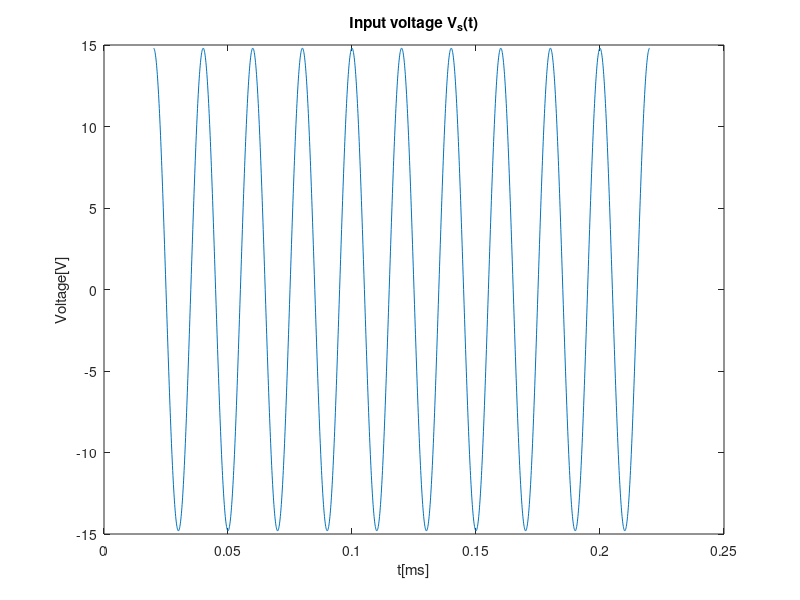
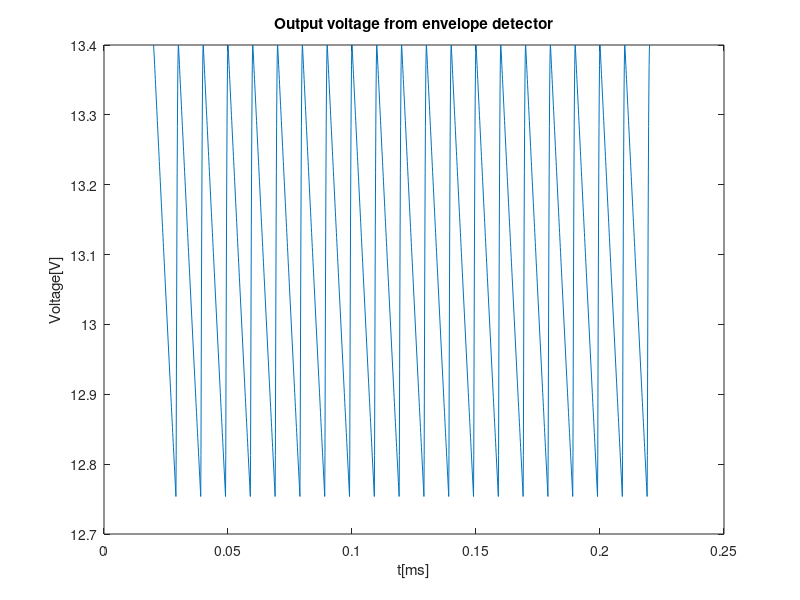
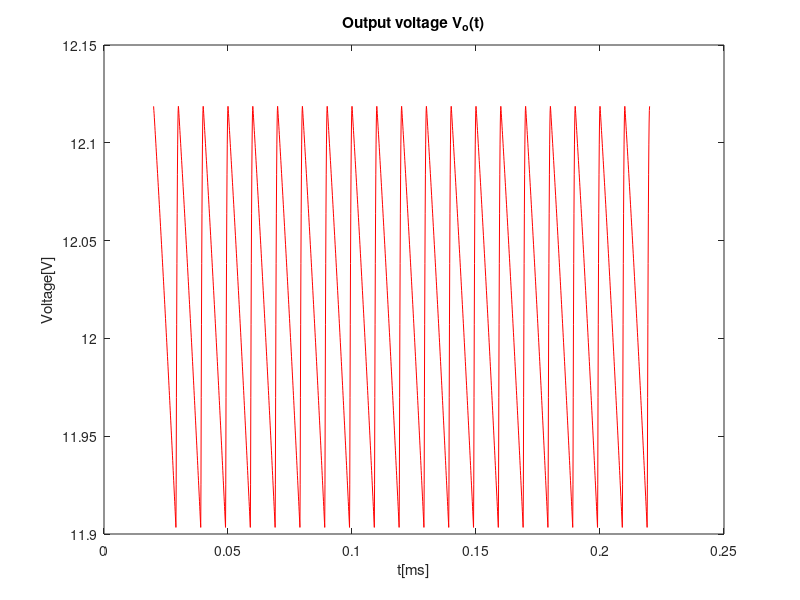
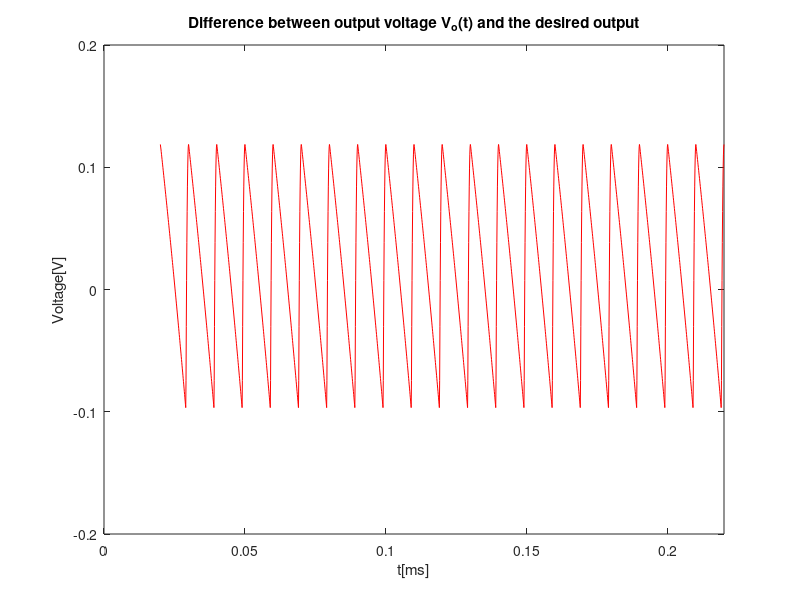

MATLAB code for these plots, in order:
clear;
close all;


f=50;
w=2*pi*f;
R=12.1e3;
C=15e-6;
A=14.8;
t= 20e-3:1e-4:220e-3;

fp = fopen("Circuit.tex","w");
fprintf(fp,"Frequency & %.11f\\\\ \\hline \n",f);
fprintf(fp,"Transformer n:1 ratio & 15.54:1\\\\ \\hline \n");
fprintf(fp,"Transformer amplitude & %.11f\\\\ \\hline \n",A);
fprintf(fp,"R & %.11f\\\\ \\hline \n",R);
fprintf(fp,"C & %.11f\\\\ \\hline \n",C);
fprintf(fp,"Diodes in voltage regulator & 21\\\\ \\hline \n");
fclose(fp)

Vs = A*cos(w*t);
figure;
plot(t,Vs);
%legend("Input voltage");
title("Input voltage V_s(t)");
xlabel('t[ms]');
ylabel('Voltage[V]');
print ("vs.eps", "-depsc");


vOhr = zeros(1, length(t));
vO = zeros(1, length(t));

%Envelope detec solution
tOFF = 1/w * atan(1/w/R/C);
VOnexp = (A-1.4)*cos(w*tOFF)*exp(-(t-tOFF)/(R*C));

for i=1:length(t)
  if (Vs(i) > 0)
    vOhr(i) = Vs(i)-1.4;
  else
    vOhr(i) = -Vs(i)-1.4;
  endif
endfor

figure;
%plot(t,vOhr);
%hold();

for i=1:length(t)
  if t(i) < tOFF
    vO(i) = vOhr(i);
  elseif (VOnexp(i) > vOhr(i))
    vO(i) = VOnexp(i);
  elseif VOnexp(i)<-vOhr(i)
    vO(i)= -VOnexp(i);
  else 
    vO(i) = vOhr(i);
    tOFF=tOFF+1/f/2
    VOnexp = (A-1.4)*cos(w*tOFF)*exp(-(t-tOFF)/R/C);
  endif
endfor

plot(t,vO);
%legend("Envelope")
title("Output voltage from envelope detector")
xlabel('t[ms]');
ylabel('Voltage[V]');
print ("Vc.eps", "-depsc");


%------------------------------------------

%vS=mean(vO)+0*t;
vS=vO;
mean(vO)

%%solve circuit with accurate model

function f = f(vD,vS,R)
Is = 1e-14;
VT=250e-4;
f = vD+R*Is * (exp(vD/VT/21)-1) - vS;
endfunction

function fd = fd(vD,R)
Is = 1e-14;
VT=250e-4;
fd = 1 + R*Is/21/VT * (exp(vD/VT/21)-1);
endfunction

function vD_root = solve_vD (vS, R)
  delta = 1e-6;
  x_next = 0.65;
  do 
    x=x_next;
    x_next = x  - f(x, vS, R)/fd(x, R);
  until (abs(x_next-x) < delta)

  vD_root = x_next;
endfunction


VO = zeros(1,length(t));

for i=1:length(t)
  vD = solve_vD  (vS(i), R);
  VO(i) = vD;
endfor

mean(VO)


figure
plot(t, VO,"r");
%axis([0 200e-3 0 15]);
%legend("Output voltage V_o(t)");
title("Output voltage V_o(t)");
xlabel('t[ms]');
ylabel('Voltage[V]');
print ("vo.eps", "-depsc");

figure
plot(t, VO-12,"r");
axis([0 220e-3 -0.2 0.2]);
%legend("Output voltage V_o(t)-12");
title("Difference between output voltage V_o(t) and the desired output");
xlabel('t[ms]');
ylabel('Voltage[V]');
print ("vo_dif.eps", "-depsc");

fp = fopen("Average.tex","w");
fprintf(fp,"Average & %.11f\\\\ \\hline \n",mean(VO));
fclose(fp);

max(VO)
min(VO)
ripple = abs(max(VO)-min(VO));

fp = fopen("ripple.tex","w");
fprintf(fp,"Max & %.11f\\\\ \\hline \n",max(VO));
fprintf(fp,"Min & %.11f\\\\ \\hline \n",min(VO));
fprintf(fp,"Ripple & %.11f\\\\ \\hline \n",ripple);
fclose(fp);


%figure
%plot(t, vD)
%title("Output voltage v_o(t)")
%xlabel ("t[ms]")
%ylabel ("v_o[V]")
%print ("vo.eps", "-depsc");

%VT=258.65e-4;
%Is = 1e-14;
%Vf = vO-vS;

%rd = 21*VT/(Is*exp(vD/21/VT))
%v0_ac=rd/(R+rd)*Vf;


%plot(t, v0_ac+vD,"g");


%figure 
%plot (t, v0_ac+vD);


%max(v0_ac+vD)
%min(v0_ac+vD)


